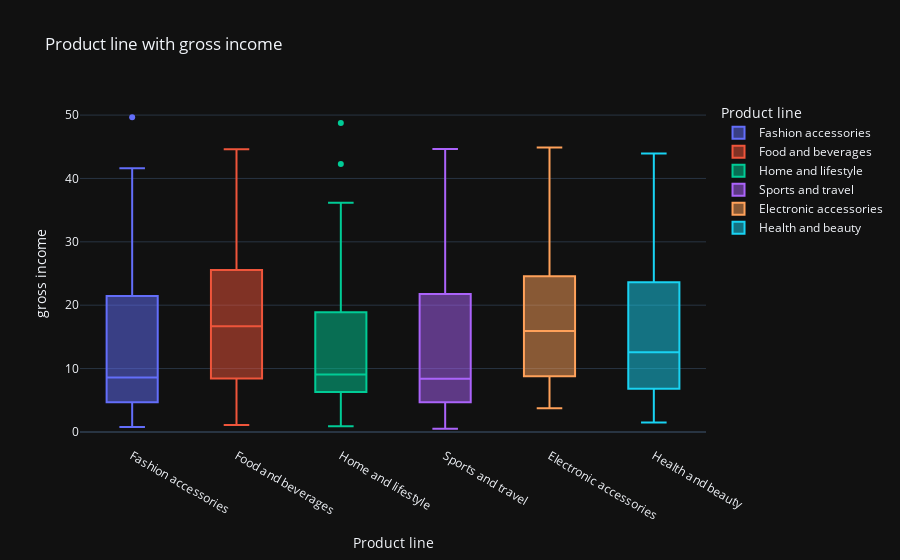

Notebook code for this chart:
### Code cell
#Gross income for each Product line¶
figure=px.box(df,x='Product line',color='Product line',y='gross income',template='plotly_dark',title='Product line with gross income')
figure.show()

### Figure 1 — Plotly figure (JSON) as saved in the notebook; plotly's stock layout.template omitted (floating-point values rounded to 4 significant figures)
{"data": [{"alignmentgroup": "True", "hovertemplate": "Product line=%{x}<br>gross income=%{y}<extra></extra>", "legendgroup": "Fashion accessories", "marker": {"color": "#636efa"}, "name": "Fashion accessories", "notched": false, "offsetgroup": "Fashion accessories", "orientation": "v", "showlegend": true, "type": "box", "x": ["Fashion accessories", "Fashion accessories", "Fashion accessories", "Fashion accessories", "Fashion accessories", "Fashion accessories", "Fashion accessories", "Fashion accessories", "Fashion accessories", "Fashion accessories", "Fashion accessories", "Fashion accessories", "Fashion accessories", "Fashion accessories", "Fashion accessories", "Fashion accessories", "Fashion accessories", "Fashion accessories", "Fashion accessories", "Fashion accessories", "Fashion accessories", "Fashion accessories", "Fashion accessories", "Fashion accessories", "Fashion accessories", "Fashion accessories", "Fashion accessories", "Fashion accessories", "Fashion accessories", "Fashion accessories", "Fashion accessories", "Fashion accessories", "Fashion accessories", "Fashion accessories", "Fashion accessories", "Fashion accessories", "Fashion accessories"], "x0": " ", "xaxis": "x", "y": [34.38, 1.066, 16.43, 2.618, 4.992, 3.249, 23.53, 49.65, 25.01, 41.62, 30.92, 8.191, 14.9, 3.705, 2.372, 16.34, 9.938, 5.244, 3.29, 2.619, 11.41, 31.06, 7.43, 13.98, 6.807, 21.26, 0.7715, 7.39, 6.192, 6.248, 22.03, 8.335, 0.985, 11.05, 18.93, 8.591, 37.46], "y0": " ", "yaxis": "y"}, {"alignmentgroup": "True", "hovertemplate": "Product line=%{x}<br>gross income=%{y}<extra></extra>", "legendgroup": "Food and beverages", "marker": {"color": "#EF553B"}, "name": "Food and beverages", "notched": false, "offsetgroup": "Food and beverages", "orientation": "v", "showlegend": true, "type": "box", "x": ["Food and beverages", "Food and beverages", "Food and beverages", "Food and beverages", "Food and beverages", "Food and beverages", "Food and beverages", "Food and beverages", "Food and beverages", "Food and beverages", "Food and beverages", "Food and beverages", "Food and beverages", "Food and beverages", "Food and beverages", "Food and beverages", "Food and beverages", "Food and beverages", "Food and beverages", "Food and beverages", "Food and beverages", "Food and beverages", "Food and beverages", "Food and beverages", "Food and beverages", "Food and beverages", "Food and beverages", "Food and beverages", "Food and beverages", "Food and beverages", "Food and beverages", "Food and beverages", "Food and beverages", "Food and beverages"], "x0": " ", "xaxis": "x", "y": [2.712, 17.27, 17.83, 14.14, 8.687, 3.558, 24.92, 44.6, 7.912, 4.035, 27.07, 25.21, 14.5, 32.8, 20.95, 38.6, 3.56, 13.55, 39.16, 29.56, 27.18, 24.95, 15.38, 3.333, 8.601, 16.07, 24.19, 25.57, 4.208, 23.07, 8.661, 8.448, 1.079, 42.31], "y0": " ", "yaxis": "y"}, {"alignmentgroup": "True", "hovertemplate": "Product line=%{x}<br>gross income=%{y}<extra></extra>", "legendgroup": "Home and lifestyle", "marker": {"color": "#00cc96"}, "name": "Home and lifestyle", "notched": false, "offsetgroup": "Home and lifestyle", "orientation": "v", "showlegend": true, "type": "box", "x": ["Home and lifestyle", "Home and lifestyle", "Home and lifestyle", "Home and lifestyle", "Home and lifestyle", "Home and lifestyle", "Home and lifestyle", "Home and lifestyle", "Home and lifestyle", "Home and lifestyle", "Home and lifestyle", "Home and lifestyle", "Home and lifestyle", "Home and lifestyle", "Home and lifestyle", "Home and lifestyle", "Home and lifestyle", "Home and lifestyle", "Home and lifestyle", "Home and lifestyle", "Home and lifestyle", "Home and lifestyle", "Home and lifestyle", "Home and lifestyle", "Home and lifestyle", "Home and lifestyle", "Home and lifestyle", "Home and lifestyle", "Home and lifestyle", "Home and lifestyle", "Home and lifestyle", "Home and lifestyle", "Home and lifestyle"], "x0": " ", "xaxis": "x", "y": [7.08, 3.429, 9.909, 7.9, 7.995, 1.264, 4.314, 15.92, 1.273, 20.51, 6.35, 15.23, 12.44, 36.17, 22.84, 7.094, 42.28, 16.72, 35.52, 0.914, 21.84, 8.484, 4.431, 12.05, 10.35, 6.618, 18.32, 25.13, 6.115, 48.75, 9.076, 5.662, 6.456], "y0": " ", "yaxis": "y"}, {"alignmentgroup": "True", "hovertemplate": "Product line=%{x}<br>gross income=%{y}<extra></extra>", "legendgroup": "Sports and travel", "marker": {"color": "#ab63fa"}, "name": "Sports and travel", "notched": false, "offsetgroup": "Sports and travel", "orientation": "v", "showlegend": true, "type": "box", "x": ["Sports and travel", "Sports and travel", "Sports and travel", "Sports and travel", "Sports and travel", "Sports and travel", "Sports and travel", "Sports and travel", "Sports and travel", "Sports and travel", "Sports and travel", "Sports and travel", "Sports and travel", "Sports and travel", "Sports and travel", "Sports and travel", "Sports and travel", "Sports and travel", "Sports and travel", "Sports and travel", "Sports and travel", "Sports and travel", "Sports and travel", "Sports and travel", "Sports and travel", "Sports and travel", "Sports and travel", "Sports and travel", "Sports and travel", "Sports and travel", "Sports and travel", "Sports and travel", "Sports and travel", "Sports and travel"], "x0": " ", "xaxis": "x", "y": [10.36, 29.1, 1.439, 13.45, 38.46, 11.28, 27.27, 4.669, 7.693, 8.062, 12.24, 1.119, 3.947, 1.549, 12.92, 7.75, 5.999, 1.276, 3.675, 22.01, 44.14, 2.531, 6.982, 6.087, 16.24, 27.64, 0.5085, 16.86, 6.483, 21.78, 22.43, 44.66, 6.903, 8.716], "y0": " ", "yaxis": "y"}, {"alignmentgroup": "True", "hovertemplate": "Product line=%{x}<br>gross income=%{y}<extra></extra>", "legendgroup": "Electronic accessories", "marker": {"color": "#FFA15A"}, "name": "Electronic accessories", "notched": false, "offsetgroup": "Electronic accessories", "orientation": "v", "showlegend": true, "type": "box", "x": ["Electronic accessories", "Electronic accessories", "Electronic accessories", "Electronic accessories", "Electronic accessories", "Electronic accessories", "Electronic accessories", "Electronic accessories", "Electronic accessories", "Electronic accessories", "Electronic accessories", "Electronic accessories", "Electronic accessories", "Electronic accessories", "Electronic accessories", "Electronic accessories", "Electronic accessories", "Electronic accessories", "Electronic accessories", "Electronic accessories", "Electronic accessories", "Electronic accessories", "Electronic accessories", "Electronic accessories", "Electronic accessories", "Electronic accessories", "Electronic accessories", "Electronic accessories", "Electronic accessories", "Electronic accessories", "Electronic accessories", "Electronic accessories"], "x0": " ", "xaxis": "x", "y": [22.41, 11.8, 28.76, 36.73, 3.735, 31.31, 26.39, 12.21, 40.98, 8.425, 11.47, 33.78, 22.77, 21.98, 18.09, 8.6, 34.02, 8.178, 44.88, 15.13, 22.74, 16.34, 8.71, 14.07, 15.54, 5.567, 14.3, 19.45, 4.84, 22.35, 5.803, 8.827], "y0": " ", "yaxis": "y"}, {"alignmentgroup": "True", "hovertemplate": "Product line=%{x}<br>gross income=%{y}<extra></extra>", "legendgroup": "Health and beauty", "marker": {"color": "#19d3f3"}, "name": "Health and beauty", "notched": false, "offsetgroup": "Health and beauty", "orientation": "v", "showlegend": true, "type": "box", "x": ["Health and beauty", "Health and beauty", "Health and beauty", "Health and beauty", "Health and beauty", "Health and beauty", "Health and beauty", "Health and beauty", "Health and beauty", "Health and beauty", "Health and beauty", "Health and beauty", "Health and beauty", "Health and beauty", "Health and beauty", "Health and beauty", "Health and beauty", "Health and beauty", "Health and beauty", "Health and beauty", "Health and beauty", "Health and beauty", "Health and beauty", "Health and beauty", "Health and beauty", "Health and beauty", "Health and beauty", "Health and beauty"], "x0": " ", "xaxis": "x", "y": [3.987, 7.935, 12.95, 26.91, 29.76, 19.23, 15.15, 20.72, 11.2, 4.37, 5.722, 3.347, 31.22, 35.69, 13.72, 11.63, 12.85, 12.32, 2.748, 11.1, 8.814, 21.06, 43.94, 1.476, 30.05, 5.095, 26.14, 10.36], "y0": " ", "yaxis": "y"}], "layout": {"boxmode": "overlay", "legend": {"title": {"text": "Product line"}, "tracegroupgap": 0}, "title": {"text": "Product line with gross income"}, "xaxis": {"anchor": "y", "categoryarray": ["Fashion accessories", "Food and beverages", "Home and lifestyle", "Sports and travel", "Electronic accessories", "Health and beauty"], "categoryorder": "array", "domain": [0, 1], "title": {"text": "Product line"}}, "yaxis": {"anchor": "x", "domain": [0, 1], "title": {"text": "gross income"}}}}
